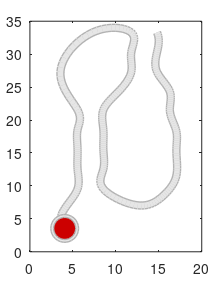

This chart was generated by the following MATLAB code: (Note: this script raises an error after producing the figure.)
load 1l2x_coords.mat % coords variable
clf
set(figure(2),'position',[   184   649   223   283 ]);
set(gcf, 'PaperPositionMode','auto','color','white');

N = size( coords, 1 );
t = [1:0.1:N];
interp_method = 'spline';
x = interp1( 1:N, coords(:,1), t, interp_method );
y = interp1( 1:N, coords(:,2), t, interp_method );
plot( x, y, '-','linew',6,'color',[1,1,1]*0.7);
hold on
plot( x, y, '-','linew',4,'color',[1,1,1]*0.9);
sequence = 'ggcgcggcaccguccgcggaacaaacgg';
for i = 1:N
    switch upper(sequence(i))
        case 'A'
            fill_color = [0.9 0.8 0];
        case 'C'
            fill_color = [0 0.5 0];
        case 'G'
            fill_color = [0.8 0 0];
        case 'U'
            fill_color = hex2rgb('#3193D1');
    end
    plot( coords(i,1), coords(i,2),'o','color',[0.7 0.7 0.7],'linew',1,'markerfacecolor',[0.9 0.9 0.9],'markersize',20)
    plot( coords(i,1), coords(i,2),'o','color',[0.7 0.7 0.7],'linew',1,'markerfacecolor',fill_color,'markersize',16)
    text(  coords(i,1), coords(i,2), upper(sequence(i)),'horizontalalign','center','verticalalign','middle','fontweight','bold','fontsize',15);
end

axis image
axis off
set(gca,'ydir','reverse')
set(gcf,'color',[0.1 0.1 0.25] );

% print out an array that I can use for typescript. 
% Make this a ribodraw function.
% Later should also permit JSON output.
fprintf( '\nlet force_layout : Array<[number,number]> = [' );
spacing = 3; % later pull this from plot_settings.spacing !
for i = 1:N
    fprintf( '[%f,%f]', coords(i,1)/spacing, coords(i,2)/spacing );
    if ( i < N ) fprintf( ', '); end;
end
fprintf( '];\n' );



